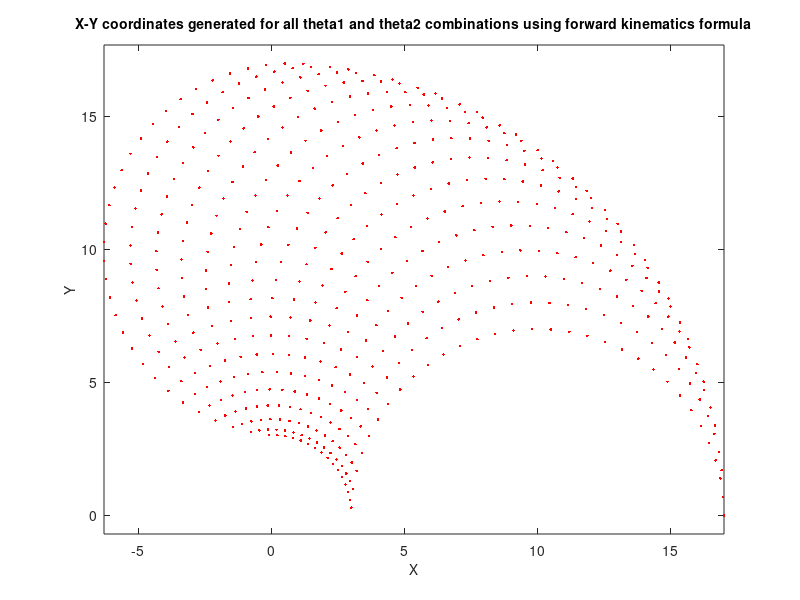

The MATLAB source for this figure: (Note: this script raises an error after producing the figure.)
% Forward kinematics calculator
l1 = 10; % length of first arm
l2 = 7; % length of second arm

theta1 = 0:0.1:pi/2; % all possible theta1 values
theta2 = 0:0.1:pi; % all possible theta2 values

[THETA1,THETA2] = meshgrid(theta1,theta2); % generate a grid of theta1 and theta2 values

X = l1 * cos(THETA1) + l2 * cos(THETA1 + THETA2); % compute x coordinates
Y = l1 * sin(THETA1) + l2 * sin(THETA1 + THETA2); % compute y coordinates

data1 = [X(:) Y(:) THETA1(:)]; % create x-y-theta1 dataset
data2 = [X(:) Y(:) THETA2(:)]; % create x-y-theta2 dataset

plot(X(:),Y(:),'r.')
axis equal;
xlabel('X','fontsize',10)
ylabel('Y','fontsize',10)
title('X-Y coordinates generated for all theta1 and theta2 combinations using forward kinematics formula','fontsize',10)

% Calculate the X, Y positions given angles of the arm in degrees.
alpha1 = 0;
alpha2 = 0;
alphaRot = 30; % The angle that the leg is rotated about the Z axis
% Convert to radians
alpha1 = alpha1*(pi/180);
alpha2 = alpha2*(pi/180);
alphaRot = alphaRot*(pi/180);
% Origin of the arm
Xorigin = 0;
Yorigin = 0;
Zorigin = 0;
% Position of the first joint of the arm
Xjoint = l1*cos(alpha1);
Yjoint = l1*sin(alpha1);
% Position of the end effector
Xend = l1*cos(alpha1) + l2*cos(alpha1 + alpha2);
Yend = l1*sin(alpha1) + l2*sin(alpha1 + alpha2);
Xpos = [Xorigin, Xjoint, Xend];
Ypos = [Yorigin, Yjoint, Yend];

% Calculate the joint point in 3D using a rotation matrix
R = eul2rotm([alphaRot 0 0]); % generates a rotation matrix about the rotated axis.
                              % Parameters are ZYX in radians
newJoint = R*[Xjoint; Yjoint; 0];

% Calculate the end point in 3D using a rotation matrix
R = eul2rotm([alphaRot 0 0]); % generates a rotation matrix about the rotated axis.
                              % Parameters are ZYX in radians
newEnd = R*[Xend; Yend; 0];

newXpos = [Xorigin, newJoint(1), newEnd(1)];
newYpos = [Yorigin, newJoint(2), newEnd(2)];
newZpos = [Zorigin, newJoint(3), newEnd(3)];

figure
plot3(newXpos, newYpos, newZpos)
xlabel("X")
ylabel("Y")
zlabel("Z")
grid on;
xticks(-30:30);
yticks(-30:30);
zticks(-30:30);
daspect([1 1 1])

